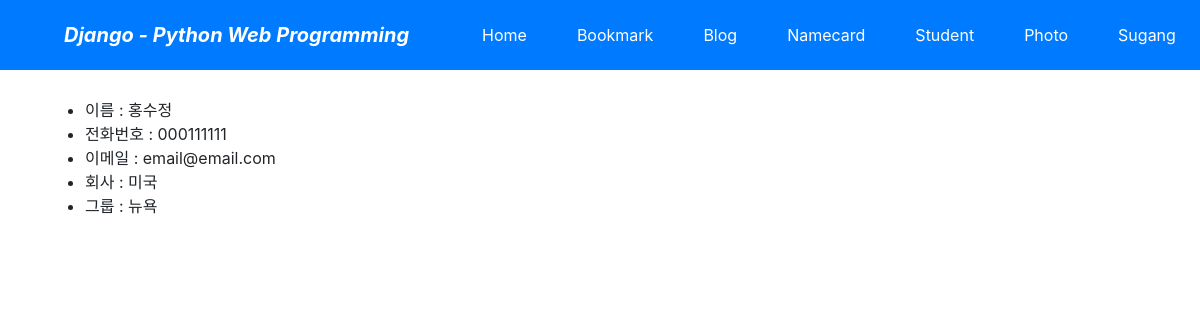
The page /namecard/6/ on the database its author committed.
### namecard/models.py (models this page shows, shortened)
class Namecard_TBL(models.Model):
    name = models.CharField('NAME', max_length=100, blank=False)
    tel = models.CharField('MOBILE', max_length=50, blank=False)
    company = models.CharField('COMPANY', max_length=50, blank=True)
    email = models.EmailField('EMAIL', max_length=50,blank=True)
    group = models.CharField('Group', max_length=50, blank=True)
    create_dt = models.DateTimeField('CREATE DATE', auto_now_add=True)
    modify_dt = models.DateTimeField('MODIFY DATE', auto_now=True)
    owner = models.ForeignKey(User, on_delete=models.CASCADE, blank=True, null=True)
    class Meta:
        ordering = ('group','name',)

### namecard/views.py (the view)
# urls.py: path('<int:pk>/', views.NamecardDV.as_view(), name='detail'),
class NamecardDV(DetailView):
    model = Namecard_TBL

### namecard/templates/namecard/namecard_tbl_detail.html (shortened to what this page needs)
{% extends "base.html" %}
{% block content %}
<ul>
    <li>이름 : {{object.name}}</li>
    <li>전화번호 : {{object.tel}}</li>
    <li>이메일 : {{object.email}}</li>
    <li>회사 : {{object.company}}</li>
    <li>그룹 : {{object.group}}</li>
</ul>
{% endblock %}

### rows shown on the page
Namecard_TBL: name "홍수정", tel "000111111", email "email@email.com", company "미국", group "뉴욕"
